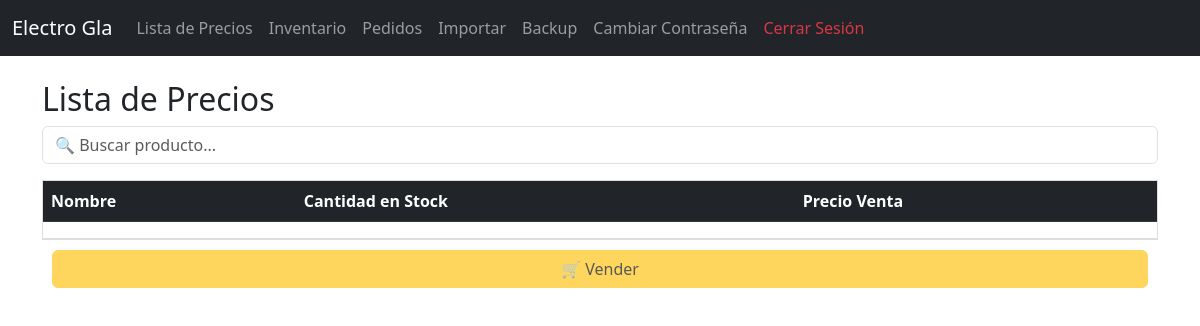
Page / (signed in) on the earlier database version.
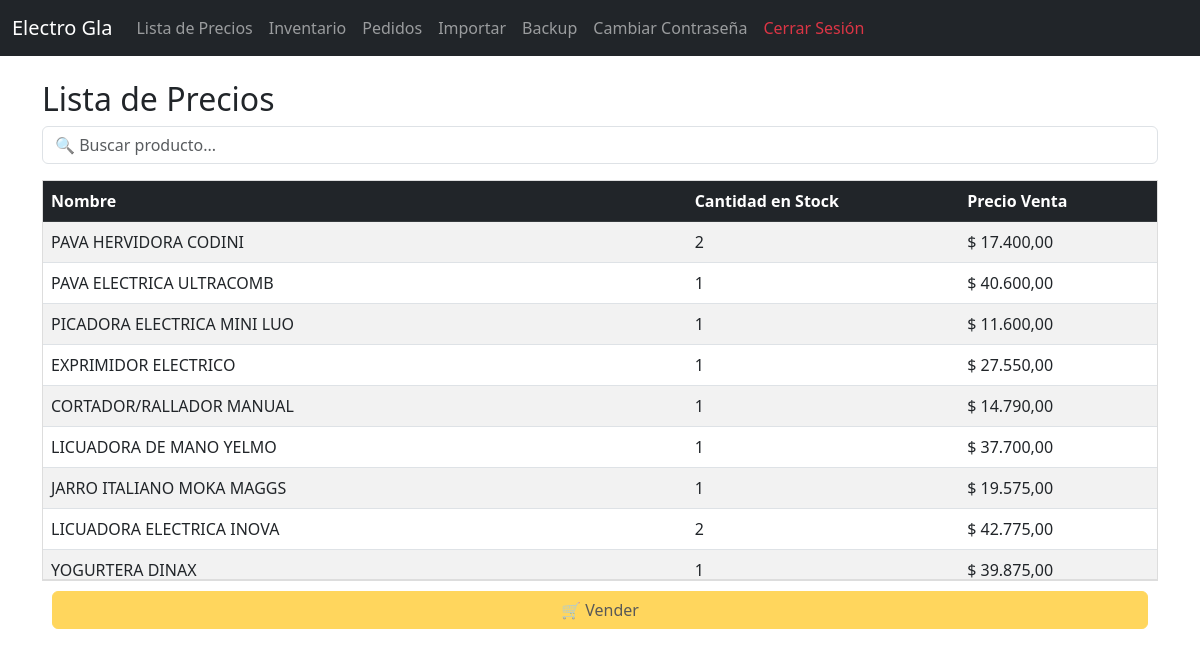
Same page on the later database version.
### tables this page shows
CREATE TABLE productos (
        id INTEGER PRIMARY KEY AUTOINCREMENT,
        nombre TEXT NOT NULL,
        cantidad INTEGER NOT NULL,
        stock_minimo INTEGER NOT NULL,
        precio_costo REAL NOT NULL,
        proveedor TEXT NOT NULL,
        ganancia REAL DEFAULT 0
    );

### app_negocio.py (the view)
@app.route("/")
def index():
    if "usuario" not in session:
        return redirect(url_for("login"))
    return lista_precios()

### app_negocio.py (called while the page is built)
@app.template_filter('precio')
def format_precio(value):
    try:
        return f"{float(value):,.2f}".replace(',', 'X').replace('.', ',').replace('X', '.')
    except:
        return value

def get_connection():
    conn = sqlite3.connect(DB_NAME)
    conn.row_factory = sqlite3.Row
    return conn

def obtener_productos():
    conn = get_connection()
    productos = conn.execute("SELECT * FROM productos").fetchall()
    conn.close()
    return productos

@app.route("/lista_precios")
def lista_precios():
    if "usuario" not in session:
        return redirect(url_for("login"))
    q = request.args.get("q", "").lower()
    productos = obtener_productos()
    lista = []
    for p in productos:
        precio_venta = p["precio_costo"] * (1 + (p["ganancia"] or 0) / 100)
        lista.append({
            "nombre": p["nombre"],
            "cantidad": p["cantidad"],  # ✅ agregamos la cantidad
            "precio_venta": precio_venta
        })
    if q:
        lista = [p for p in lista if q in p["nombre"].lower()]
    return render_template("lista_precios.html", lista=lista, query=q)

### templates/lista_precios.html (shortened to what this page needs)
{% extends "layout.html" %}
{% block content %}
<h2>Lista de Precios</h2>
<input type="text" id="buscador" class="form-control mb-3" placeholder="🔍 Buscar producto...">
<div style="max-height: 400px; overflow-y: auto; border: 1px solid #ddd;">
<table class="table table-striped" id="tabla-precios">
<thead class="table-dark" style="position: sticky; top: 0;">
<tr>
    <th>Nombre</th>
    <th>Cantidad en Stock</th>
    <th>Precio Venta</th>
</tr>
</thead>
<tbody>
{% for p in lista %}
<tr data-nombre="{{ p['nombre'] }}">
    <td>{{ p['nombre'] }}</td>
    <td>{{ p['cantidad'] }}</td>
    <td>$ {{ p['precio_venta']|precio }}</td>
</tr>
{% endfor %}
</tbody>
</table>
</div>
<div style="position: sticky; bottom: 10px; background: #fff; padding: 10px; border-top: 1px solid #ddd;">
    <button id="btn-vender" class="btn btn-warning w-100" disabled>🛒 Vender</button>
</div>
{% endblock %}

### templates/layout.html (shortened to what this page needs)
<!DOCTYPE html>
<html lang="es">
<head>
    <link rel="stylesheet" href="https://cdn.jsdelivr.net/npm/bootstrap@5.3.0/dist/css/bootstrap.min.css">
</head>
<body>
<nav class="navbar navbar-expand-lg navbar-dark bg-dark mb-4">
  <div class="container-fluid">
    <a class="navbar-brand" href="{{ url_for('inventario') }}">Electro Gla</a>
    <div class="collapse navbar-collapse" id="navbarNav">
      <ul class="navbar-nav me-auto">
        <li class="nav-item"><a class="nav-link" href="{{ url_for('lista_precios') }}">Lista de Precios</a></li>
        <li class="nav-item"><a class="nav-link" href="{{ url_for('inventario') }}">Inventario</a></li>
        <li class="nav-item"><a class="nav-link" href="{{ url_for('pedidos') }}">Pedidos</a></li>
        <li class="nav-item"><a class="nav-link" href="{{ url_for('importar_excel') }}">Importar</a></li>
        <li class="nav-item"><a class="nav-link" href="{{ url_for('backup') }}">Backup</a></li>
        {% if session.get('usuario') %}
        <li class="nav-item"><a class="nav-link" href="{{ url_for('cambiar_password') }}">Cambiar Contraseña</a></li>
        <li class="nav-item"><a class="nav-link text-danger" href="{{ url_for('logout') }}">Cerrar Sesión</a></li>
        {% endif %}
      </ul>
    </div>
  </div>
</nav>
<div class="container">
    {% block content %}{% endblock %}
</div>
</body>
</html>

Differences in the rows shown:
added productos: nombre "PAVA HERVIDORA CODINI", cantidad "2", precio_venta|precio "17.400,00"
added productos: nombre "PAVA ELECTRICA ULTRACOMB", cantidad "1", precio_venta|precio "40.600,00"
added productos: nombre "PICADORA ELECTRICA MINI LUO", cantidad "1", precio_venta|precio "11.600,00"
added productos: nombre "EXPRIMIDOR ELECTRICO", cantidad "1", precio_venta|precio "27.550,00"
added productos: nombre "CORTADOR/RALLADOR MANUAL", cantidad "1", precio_venta|precio "14.790,00"
added productos: nombre "LICUADORA DE MANO YELMO", cantidad "1", precio_venta|precio "37.700,00"
added productos: nombre "JARRO ITALIANO MOKA MAGGS", cantidad "1", precio_venta|precio "19.575,00"
added productos: nombre "LICUADORA ELECTRICA INOVA", cantidad "2", precio_venta|precio "42.775,00"
added productos: nombre "YOGURTERA DINAX", cantidad "1", precio_venta|precio "39.875,00"
